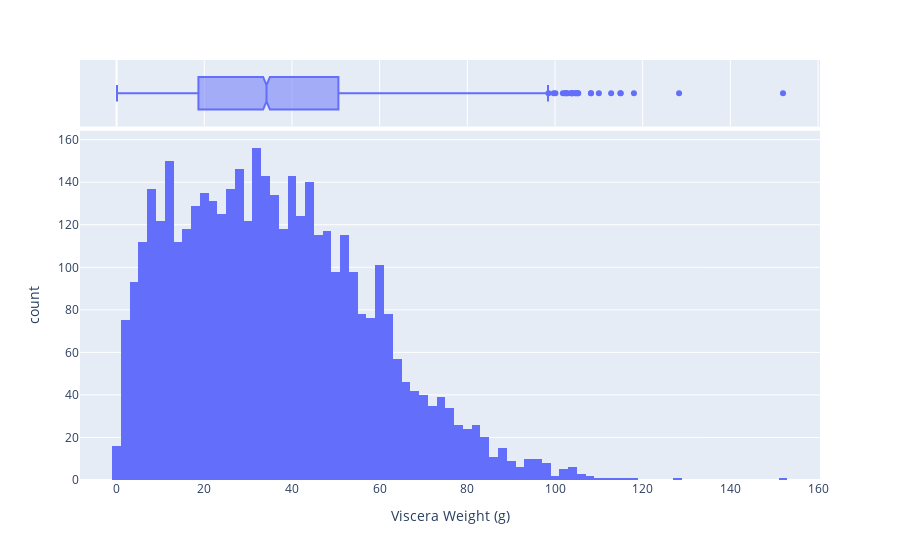

Notebook code cell kept with this figure:
### Markdown cell above
The `viscera_weight` is next. Again, because this is derived from the `whole_weight`, I would expect that it would have a similar distribution

### Code cell
px.histogram(df, x = "viscera_weight", marginal="box", labels={"viscera_weight":"Viscera Weight (g)"})

### Figure 1 — Plotly figure (JSON) as saved in the notebook; plotly's stock layout.template omitted (floating-point values rounded to 4 significant figures; data arrays with more than 128 entries replaced by an {"elided": "..."} marker saying what was removed)
{"data": [{"alignmentgroup": "True", "bingroup": "x", "hovertemplate": "Viscera Weight (g)=%{x}<br>count=%{y}<extra></extra>", "legendgroup": "", "marker": {"color": "#636efa"}, "name": "", "offsetgroup": "", "orientation": "v", "showlegend": false, "type": "histogram", "x": {"elided": "4177 float values"}, "xaxis": "x", "yaxis": "y"}, {"alignmentgroup": "True", "hovertemplate": "Viscera Weight (g)=%{x}<extra></extra>", "legendgroup": "", "marker": {"color": "#636efa"}, "name": "", "notched": true, "offsetgroup": "", "showlegend": false, "type": "box", "x": {"elided": "4177 float values"}, "xaxis": "x2", "yaxis": "y2"}], "layout": {"autosize": true, "barmode": "relative", "legend": {"tracegroupgap": 0}, "margin": {"t": 60}, "xaxis": {"anchor": "y", "autorange": true, "domain": [0, 1], "range": [-8.339, 160.4], "title": {"text": "Viscera Weight (g)"}, "type": "linear"}, "xaxis2": {"anchor": "y2", "autorange": true, "domain": [0, 1], "matches": "x", "range": [-8.339, 160.4], "showgrid": true, "showticklabels": false, "type": "linear"}, "yaxis": {"anchor": "x", "autorange": true, "domain": [0, 0.8316], "range": [0, 164.2], "title": {"text": "count"}}, "yaxis2": {"anchor": "x2", "autorange": true, "domain": [0.8416, 1], "matches": "y2", "range": [-0.5, 0.5], "showgrid": false, "showline": false, "showticklabels": false, "ticks": "", "type": "category"}}}
